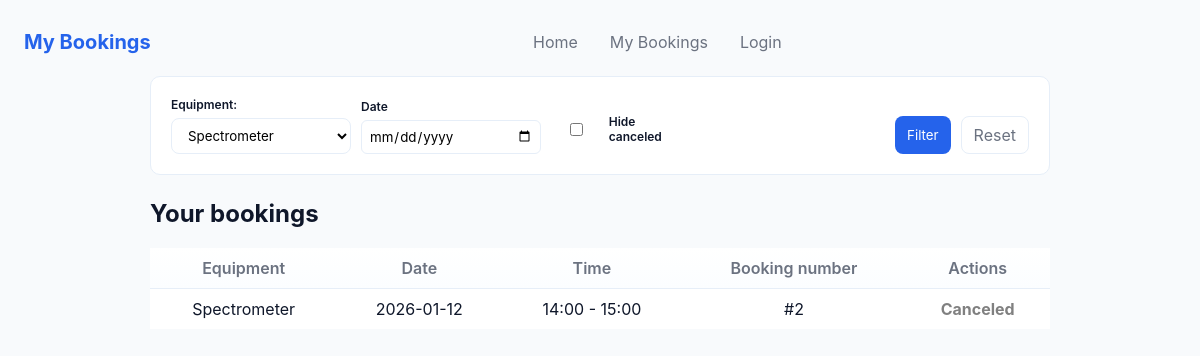
/mybookings.php?equipment=Spectrometer (signed in), run on the app's committed database.
### tables this page shows
CREATE TABLE `reservation` (
  `reservation_id` int(11) NOT NULL,
  `user_id` int(11) NOT NULL,
  `equipment_id` int(11) NOT NULL,
  `reservation_date` date NOT NULL,
  `start_time` time NOT NULL,
  `end_time` time NOT NULL,
  `created_at` datetime NOT NULL,
  `status` varchar(20) NOT NULL,
  `purpose` varchar(200) NOT NULL
);

CREATE TABLE `equipment` (
  `equipment_id` int(11) NOT NULL,
  `equipment_number` varchar(10) NOT NULL,
  `equipment_name` varchar(100) NOT NULL,
  `status` varchar(15) NOT NULL
);

### mybookings.php (the view, shortened to what this page needs)
<?php
$servername = "localhost";
$username = "root";
$password = "";
$dbname = "lab_equipment";
$conn = new mysqli($servername, $username, $password, $dbname);
$user_id = $_SESSION['user_id'];
$filter_equipment = $_GET['equipment'] ?? '';
$filter_date = $_GET['date'] ?? '';
$hide_canceled = isset($_GET['hide_canceled']);
$sql = "SELECT r.reservation_id, e.equipment_name, r.reservation_date, r.start_time, r.end_time, r.status
        FROM reservation r
        JOIN equipment e ON r.equipment_id = e.equipment_id
        WHERE r.user_id = ?";
$params = [$user_id];
$types = "i";
if ($filter_equipment !== '') {
    $sql .= " AND e.equipment_name = ?";
    $params[] = $filter_equipment;
    $types .= "s";
}
$sql .= " ORDER BY r.reservation_date DESC";
$stmt = $conn->prepare($sql);
$stmt->bind_param($types, ...$params);
$stmt->execute();
$result = $stmt->get_result();
$eq_list = $conn->query("SELECT equipment_name FROM equipment");
?>
<!doctype html>
<html lang="en">
  <head>
    <link rel="stylesheet" href="styles.css" />
  </head>
  <body>
    <header>
      <div class="topbar">
        <h1>My Bookings</h1>
        <nav class="nav">
          <a href="index.php">Home</a>
          <a href="mybookings.php">My Bookings</a>
          <a href="login.php">Login</a>
        </nav>
      </div>
    </header>
    <main>
      <section style="max-width:900px;margin:16px auto;">
      <?php if (!isset($_SESSION['user_id'])): ?>
      <div class="muted">
        You are not logged in. <a href="login.php">Login</a> to see your bookings.
      </div>
    <?php else: ?>
      <div id="bookingsArea">
    <div class="card" style="margin-bottom: 24px;">
        <form method="GET" action="mybookings.php" class="filter-form">
        <div class="filter-group">
            <label>Equipment:</label>
            <select name="equipment">
                <?php while($eq = $eq_list->fetch_assoc()): ?>
                    <option value="<?= $eq['equipment_name'] ?>" <?= $filter_equipment == $eq['equipment_name'] ? 'selected' : '' ?>>
                        <?= $eq['equipment_name'] ?>
                    </option>
                <?php endwhile; ?>
            </select>
        </div>
        <div class = "filter-group">
            <label >Date</label>
            <input type="date" name="date" value="<?= $filter_date ?>" style="padding: 7px; border-radius: 6px; border: 1px solid var(--surface-border);">
        </div>
       <div class="filter-group checkbox-group">
            <input type="checkbox" name="hide_canceled" id="hide_canceled" <?= $hide_canceled ? 'checked' : '' ?>>
            <label for="hide_canceled">Hide canceled</label>
        </div>
        <div class="filter-actions">
            <button type="submit" class="btn primary">Filter</button>
            <a href="mybookings.php" class="btn ghost">Reset</a>
        </div>
        </form>
    </div>
          <h2>Your bookings</h2>
          <?php if ($result->num_rows === 0): ?>
              <p class="muted">No bookings yet.</p>
          <?php else: ?>
              <table id="myBookingsTable">
                  <thead>
                      <tr>
                          <th>Equipment</th>
                          <th>Date</th>
                          <th>Time</th>
                          <th>Booking number</th>
                          <th>Actions</th>
                      </tr>
                  </thead>
                  <tbody>
                      <?php while ($row = $result->fetch_assoc()): ?>
                          <tr>
                              <td><?= htmlspecialchars($row['equipment_name']) ?></td>
                              <td><?= htmlspecialchars($row['reservation_date']) ?></td>
                              <td>
                                 <?= htmlspecialchars(date('H:i', strtotime($row['start_time']))) ?>
                                  -
                                 <?= htmlspecialchars(date('H:i', strtotime($row['end_time']))) ?>
                              </td>
                              <td> #<?= $row['reservation_id'] ?> </td>
                              <td class="actions-cell">
                                <?php if ($row['status'] === 'canceled'): ?>
                                    <span style="color: gray; font-weight: bold;">Canceled</span>
                                <?php endif; ?>
                            </td>
                          </tr>
                      <?php endwhile; ?>
                  </tbody>
              </table>
          <?php endif; ?>
      </div>
      <?php endif; ?>
      </section>
    </main>
  </body>
</html>

### styles.css (style rules this page uses)
:root { --accent:#2563eb; --accent-2:#06b6d4; --bg:#f8fafc; --card:#ffffff; --muted:#6b7280; --booked:#ef4444; --surface-border:#e6eef8; }
* { box-sizing:border-box;font-family:Inter,Segoe UI, Roboto, "Helvetica Neue", Arial, sans-serif }
body { margin:0;padding:24px;background:var(--bg);color:#0f172a }
.topbar { display:flex;align-items:center;gap:16px;justify-content:space-between;max-width:1200px;margin:0 auto }
.topbar h1 { margin:0;font-size:20px;color:var(--accent) }
.nav { display:flex;gap:12px;align-items:center }
.nav a { color:var(--muted);text-decoration:none;padding:8px 10px;border-radius:6px }
table { border-collapse:separate;border-spacing:0;width:100%;min-width:720px;background:transparent }
th,td { padding:10px 12px;text-align:center }
th { position:sticky;top:0;background:linear-gradient(180deg,#ffffff, #fbfdff);color:var(--muted);font-weight:600;border-bottom:1px solid var(--surface-border) }
tbody tr { background:var(--card);border-bottom:8px solid transparent }
.card { background:var(--card);border:1px solid var(--surface-border);padding:12px;border-radius:10px }
.btn { padding:8px 12px;border-radius:8px;border:none;cursor:pointer }
.btn.primary { background:var(--accent);color:#fff }
.btn.ghost { background:transparent;border:1px solid var(--surface-border);color:var(--muted) }
.card form { display:flex;flex-direction:column;gap:10px }
.card form label { display:block;font-weight:600;color:#0f172a }
.card form input { width:100%;padding:10px;border:1px solid var(--surface-border);border-radius:8px;background:transparent }
.card form button { background:var(--accent);color:#fff;border:none;padding:8px 12px;border-radius:8px;cursor:pointer }
.actions-cell { display: flex; gap: 8px; justify-content: center; align-items: center; }
.filter-form { display: flex !important; flex-direction: row !important; flex-wrap: wrap; gap: 20px; align-items: flex-end; padding: 8px; }
.filter-group { display: flex; flex-direction: column; gap: 6px; }
.filter-group label { font-size: 12px; font-weight: 700; color: var(--muted); margin-bottom: 0; }
.filter-group select, .filter-group input[type="date"] { padding: 8px 12px; border-radius: 8px; border: 1px solid var(--surface-border); background: #fff; min-width: 180px; }
.checkbox-group { flex-direction: row; align-items: center; padding-bottom: 10px; gap: 8px; }
.checkbox-group label { margin: 0; cursor: pointer; }
.filter-actions { display: flex; gap: 10px; margin-left: auto; }
.filter-actions .btn { height: 38px; display: flex; align-items: center; justify-content: center; text-decoration: none; }

### data on the page
reservation: equipment.equipment_name "Spectrometer", reservation_date "2026-01-12", start_time "14:00", end_time "15:00", reservation_id "2", status "Canceled"

### other printed values
form field equipment "Spectrometer"
